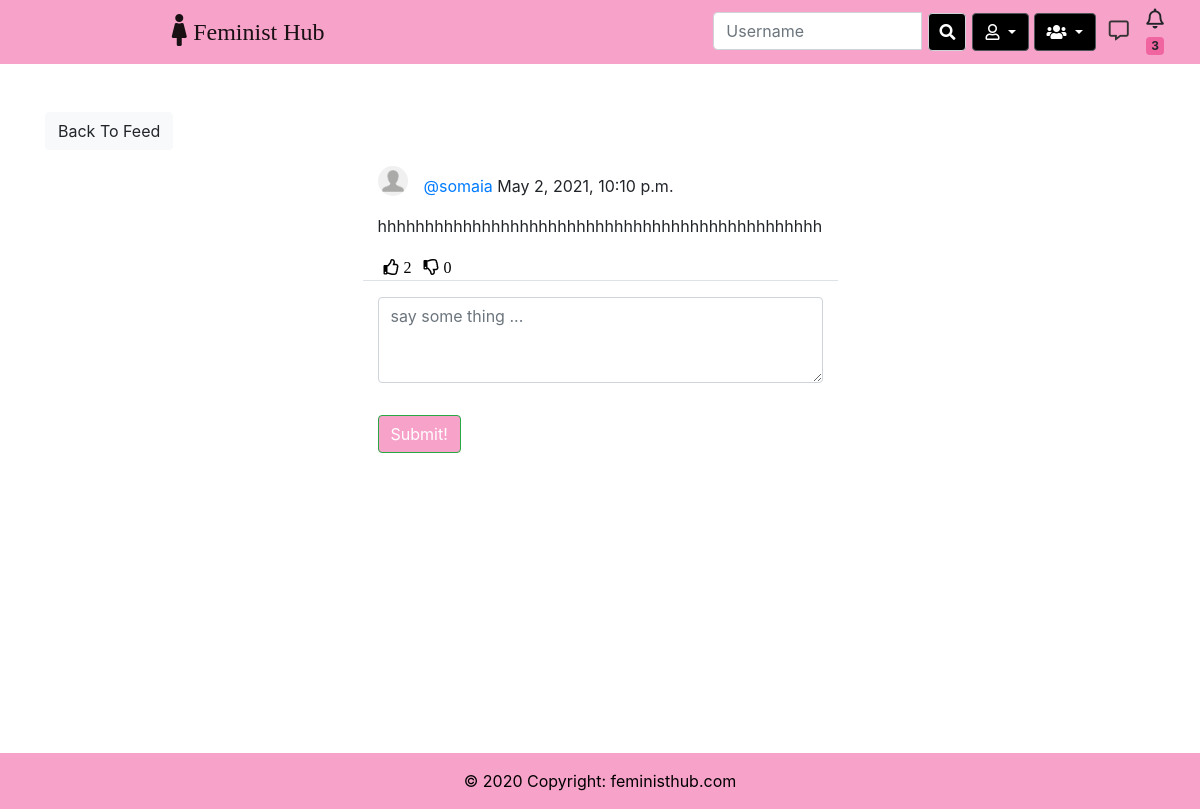
Screenshot of /social/post/93/ (signed in) with the database file from the repository.
### social/models.py (models this page shows)
class Post(models.Model):
    body = models.TextField()
    image = models.ImageField(upload_to='uploads/post_photos',blank=True,null=True)
    created_on = models.DateTimeField(default=timezone.now)
    author = models.ForeignKey(User, on_delete=models.CASCADE)
    likes = models.ManyToManyField(User, blank=True, related_name='likes')
    dislikes = models.ManyToManyField(User, blank=True, related_name='dislikes')

class UserProfile(models.Model):
	user = models.OneToOneField(User, primary_key=True, verbose_name='user', related_name='profile', on_delete=models.CASCADE)
	name = models.CharField(max_length=30, blank=True, null=True)
	bio = models.TextField(max_length=500, blank=True, null=True)
	birth_date=models.DateField(null=True, blank=True)
	location = models.CharField(max_length=100, blank=True, null=True)
	picture = models.ImageField(upload_to='uploads/profile_pictures', default='uploads/profile_pictures/default.png', blank=True)
	followers = models.ManyToManyField(User, blank=True, related_name='followers')

### social/views.py (the view, shortened to what this page needs)
# urls.py: path('post/<int:pk>/', PostDetailView.as_view(), name='post-detail'),
class PostDetailView(LoginRequiredMixin, View):
    def get(self, request, pk, *args, **kwargs):
        post = Post.objects.get(pk=pk)
        form = CommentForm()
        comments = Comment.objects.filter(post=post).order_by('-created_on')
        context = {
            'post': post,
            'form': form,
            'comments': comments,
        }
        return render(request, 'social/post_detail.html', context)

### social/forms.py
class CommentForm(forms.ModelForm):
    comment=forms.CharField(label='',widget=forms.Textarea(attrs={'rows':'3','placeholder':'say some thing ... '}))
    class Meta:
        model=Comment
        fields=['comment']

### landing/templatestags/custom_tags.py (called while the page is built)
@register.inclusion_tag('social/show_notifications.html',takes_context=True)
def show_notifications(context):
    request_user=context['request'].user
    notifications=Notification.objects.filter(to_user=request_user).exclude(user_has_seen=True).order_by('-date')
    return {'notifications':notifications}

### social/templates/social/post_detail.html (shortened to what this page needs)
{% extends 'landing/base.html' %}
{% load crispy_forms_tags %}
{% load static %}
{% block content %}
<div class="container">
    <div class="row mt-5">
        <div class="col-md-5 col-sm-6">
            <a href="{% url 'post-list' %}" class="btn btn-light">Back To Feed</a>
        </div>
    </div>
    <div class="row justify-content-center mt-3">
        <div class="col-md-5 col-sm-12 border-bottom">
                <div>
                    <a href="{% url 'profile' post.author.profile.pk %}">
                        <img class="rounded-circle post-img" height="30" width="30" src="{{ post.author.profile.picture.url }}" />
                    </a>
                    <p class="post-text">
                        <a class="text-primary post-link" href="{% url 'profile' post.author.profile.pk %}">@{{ post.author }}</a> {{ post.created_on }}
                    </p>
                </div>
            <p>{{ post.body }}</p>
            <div class="d-flex flex-row">
                <form method="POST" action="{% url 'like' post.pk %}">
                    <button class="remove-default-btn" type="submit">
                        <i class="far fa-thumbs-up"> <span>{{ post.likes.all.count }}</span></i>
                    </button>
                </form>
                <form method="POST" action="{% url 'dislike' post.pk %}">
                    <button class="remove-default-btn" type="submit">
                        <i class="far fa-thumbs-down"> <span>{{ post.dislikes.all.count }}</span></i>
                    </button>
                </form>
        </div>
        </div>
    </div>
    <div class="row justify-content-center mt-3 mb-5">
        <div class="col-md-5 col-sm-12">
            <form method="POST">
                {{ form | crispy }}
                <div class="d-grid gap-2">
                    <button class="btn btn-success mt-3" style="background-color: #f7a2c9;">Submit!</button>
                </div>
            </form>
        </div>
    </div>
</div>
{% endblock content %}

### static/style.css (style rules this page uses)
.remove-default-btn { background-color: transparent; border: none; box-shadow: none; }
.post-link { text-decoration: none; }
.post-text { padding-top: 0.5rem; }
.post-img { float: left; margin-right: 1rem; }

### rows the page displays
Post: author.profile.picture (placeholder picture), author "somaia", created_on "May 2, 2021, 10:10 p.m.", body "hhhhhhhhhhhhhhhhhhhhhhhhhhhhhhhhhhhhhhhhhhhhhhh", likes.all.count "2", dislikes.all.count "0"

### other values shown
{{ notifications.count }} "3"
